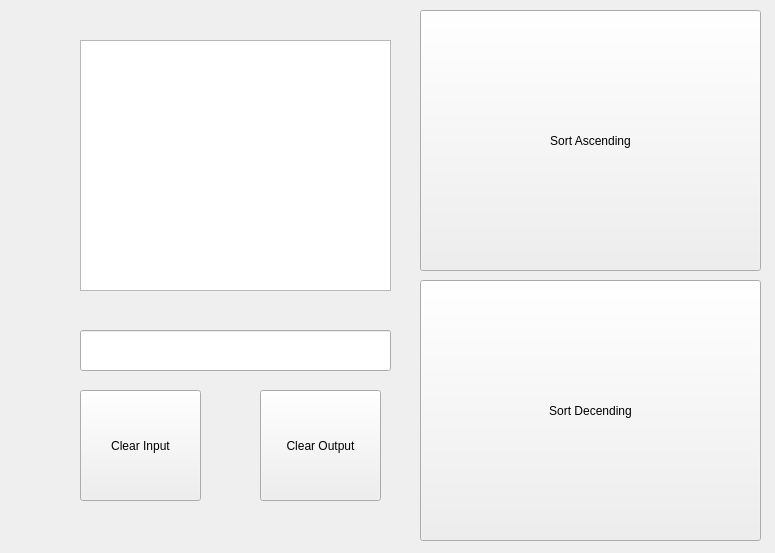
<?xml version="1.0" encoding="UTF-8"?>
<ui version="4.0">
 <class>Widget</class>
 <widget class="QWidget" name="Widget">
  <property name="geometry">
   <rect>
    <x>0</x>
    <y>0</y>
    <width>775</width>
    <height>553</height>
   </rect>
  </property>
  <property name="windowTitle">
   <string>Widget</string>
  </property>
  <widget class="QTextBrowser" name="out">
   <property name="geometry">
    <rect>
     <x>80</x>
     <y>40</y>
     <width>311</width>
     <height>251</height>
    </rect>
   </property>
  </widget>
  <widget class="QPushButton" name="ascButton">
   <property name="geometry">
    <rect>
     <x>420</x>
     <y>10</y>
     <width>341</width>
     <height>261</height>
    </rect>
   </property>
   <property name="text">
    <string>Sort Ascending</string>
   </property>
  </widget>
  <widget class="QLineEdit" name="in">
   <property name="geometry">
    <rect>
     <x>80</x>
     <y>330</y>
     <width>311</width>
     <height>41</height>
    </rect>
   </property>
   <property name="dragEnabled">
    <bool>true</bool>
   </property>
  </widget>
  <widget class="QPushButton" name="decButton">
   <property name="geometry">
    <rect>
     <x>420</x>
     <y>280</y>
     <width>341</width>
     <height>261</height>
    </rect>
   </property>
   <property name="text">
    <string>Sort Decending</string>
   </property>
  </widget>
  <widget class="QPushButton" name="clearButton">
   <property name="geometry">
    <rect>
     <x>260</x>
     <y>390</y>
     <width>121</width>
     <height>111</height>
    </rect>
   </property>
   <property name="text">
    <string>Clear Output</string>
   </property>
  </widget>
  <widget class="QPushButton" name="pushButton">
   <property name="geometry">
    <rect>
     <x>80</x>
     <y>390</y>
     <width>121</width>
     <height>111</height>
    </rect>
   </property>
   <property name="text">
    <string>Clear Input</string>
   </property>
  </widget>
 </widget>
 <layoutdefault spacing="6" margin="11"/>
 <resources/>
 <connections>
  <connection>
   <sender>ascButton</sender>
   <signal>clicked()</signal>
   <receiver>Widget</receiver>
   <slot>ascClick()</slot>
   <hints>
    <hint type="sourcelabel">
     <x>587</x>
     <y>118</y>
    </hint>
    <hint type="destinationlabel">
     <x>788</x>
     <y>81</y>
    </hint>
   </hints>
  </connection>
  <connection>
   <sender>decButton</sender>
   <signal>clicked()</signal>
   <receiver>Widget</receiver>
   <slot>decClick()</slot>
   <hints>
    <hint type="sourcelabel">
     <x>599</x>
     <y>294</y>
    </hint>
    <hint type="destinationlabel">
     <x>782</x>
     <y>311</y>
    </hint>
   </hints>
  </connection>
  <connection>
   <sender>clearButton</sender>
   <signal>clicked()</signal>
   <receiver>Widget</receiver>
   <slot>clearClick()</slot>
   <hints>
    <hint type="sourcelabel">
     <x>380</x>
     <y>456</y>
    </hint>
    <hint type="destinationlabel">
     <x>824</x>
     <y>481</y>
    </hint>
   </hints>
  </connection>
  <connection>
   <sender>pushButton</sender>
   <signal>clicked()</signal>
   <receiver>in</receiver>
   <slot>clear()</slot>
   <hints>
    <hint type="sourcelabel">
     <x>165</x>
     <y>444</y>
    </hint>
    <hint type="destinationlabel">
     <x>139</x>
     <y>352</y>
    </hint>
   </hints>
  </connection>
 </connections>
 <slots>
  <slot>ascClick()</slot>
  <slot>decClick()</slot>
  <slot>clearClick()</slot>
 </slots>
</ui>
